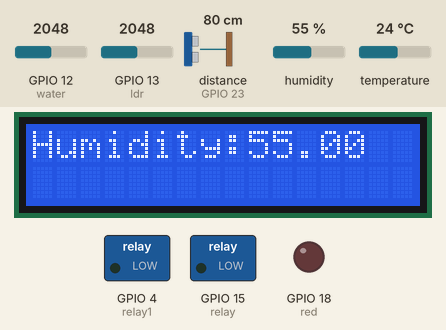
Recording of a sketch running on a simulated ESP32. Parts: 16×2 character LCD, switched loads named in the sketch (green lamp = pin HIGH), output pins drawn as LEDs (lit = HIGH). Wiring (inferred from the names in the program): ultrasonic range finder: trigger GPIO 22; echo GPIO 23. Inputs (shaded band) come from the test bench; at power-on: distance to the obstacle (sensor on GPIO 23) 80 cm, GPIO 13 (ldr) = 2048, GPIO 12 (water) = 2048, humidity 55 %, temperature 24 °C. The echo pulse lasts 58.3 µs per cm; pins used as bus, display or sensor lines are not drawn; what the sketch prints to the serial monitor is not drawn.

Above: at 4.2 s.
4.3 s: distance to the obstacle (sensor on GPIO 23) set to 17 cm
At 11.9 s:
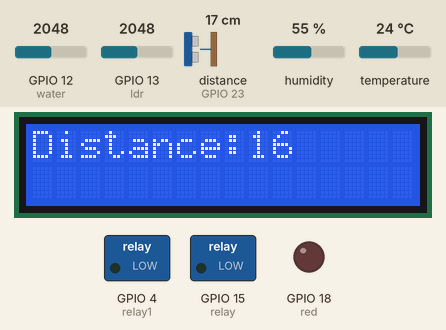
12.6 s: distance to the obstacle (sensor on GPIO 23) set to 14 cm
At 21.5 s:
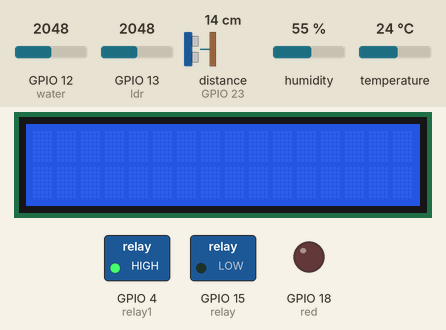
24.2 s: GPIO 13 (ldr) set to 2944
At 30.9 s:
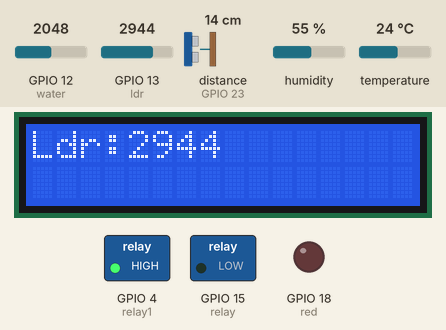
33.2 s: GPIO 13 (ldr) set to 3074
At 43.3 s:
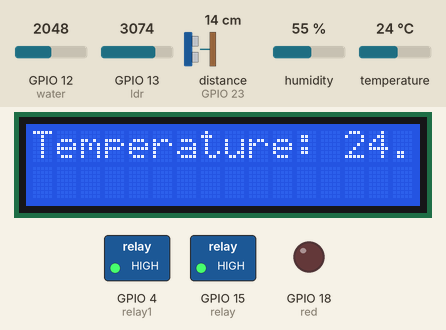
44.8 s: GPIO 12 (water) set to 3459
At 52.7 s:
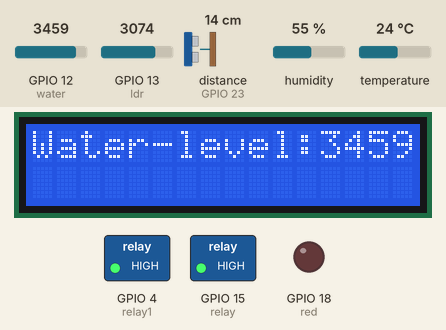
54.4 s: GPIO 12 (water) set to 3560
At 63.8 s:
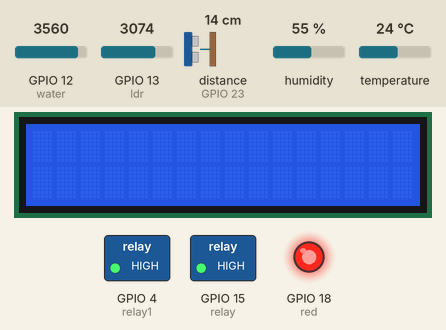
Timing chart, 0 to 65.3 s (numbered marks = the images above; inputs shaded):
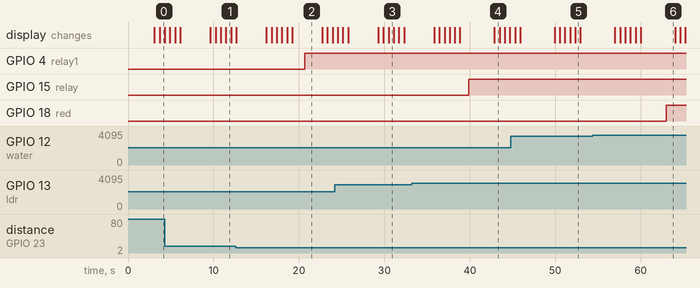

The sketch:

Multiple_Sensor_interfacing_with_esp-32.ino
```cpp
#include<LiquidCrystal.h>
#include<DHT.h>
#define DHT_TYPE DHT11
#define DHT_PIN 25
DHT dht(DHT_PIN,DHT_TYPE);

int relay=15;
int ldr=13;
int relay1=4;

int trig=22;
int echo=23;
long duration;
int distance;

int red=18;
int water=12;

LiquidCrystal lcd(5,14,27,26,19,21);
void setup() {
  pinMode(trig,OUTPUT);
  pinMode(echo,INPUT);
  pinMode(relay, OUTPUT);
  pinMode(relay1,OUTPUT);
  pinMode(red,OUTPUT);
  Serial.begin(9600);
  lcd.begin(16,2);
  project_name();
  dht.begin();
}

void loop() {
  float temp=dht.readTemperature();
  float hum=dht.readHumidity();
  digitalWrite(trig,LOW);
  delayMicroseconds(2);
  digitalWrite(trig,HIGH);
  delayMicroseconds(10);
  digitalWrite(trig,LOW);
  duration=pulseIn(echo,HIGH);
  distance=duration * 0.034/2;
  int value=analogRead(ldr);
  int val=analogRead(water);
  lcd.clear();

  Serial.print("Temperature:");
  Serial.println(temp);
  lcd.setCursor(0,0);
  lcd.print("Temperature:");
  lcd.setCursor(13,0);
  lcd.print(temp);
  delay(600);
  lcd.clear();
  Serial.print("Humidity:");
  Serial.println(hum);
  lcd.setCursor(0,0);
  lcd.print("Humidity:");
  lcd.setCursor(9,0);
  lcd.print(hum);
  delay(600);
  lcd.clear();
  Serial.print("Ldr:");
  Serial.println(value);
  lcd.setCursor(0,0);
  lcd.print("Ldr:");
  lcd.setCursor(4,0);
  lcd.print(value);
  delay(600);
  lcd.clear();
  Serial.print("distance:");
  Serial.print(distance);
  Serial.println("cm");
  lcd.setCursor(0,0);
  lcd.print("Distance:");
  lcd.setCursor(9,0);
  lcd.print(distance);
  delay(600);
  lcd.clear();
  Serial.print("Water-level:");
  Serial.println(val);
  lcd.setCursor(0,0);
  lcd.print("Water-level:");
  lcd.setCursor(12,0);
  lcd.print(val);
  delay(600);
  lcd.clear();
  delay(1000);


  if(value>3000)
  {
  digitalWrite(relay, HIGH);
  delay(1000);
  }
  else
  {
  digitalWrite(relay, LOW);
  delay(500);
  }

  if(distance<15)
  {
  digitalWrite(relay1, HIGH);
  delay(1000);
  }
  else
  {
  digitalWrite(relay1, LOW);
  delay(1000);
  }
  if(val>3500)
  {
  digitalWrite(red, HIGH);
  delay(1000);
  }
  else
  {
  digitalWrite(red, LOW);
  delay(1000);
  }

}
void project_name()
{
  lcd.setCursor(0,0);
  lcd.print("Multiple Sensor");
  lcd.setCursor(2,1);
  lcd.print("Interfacing");
  delay(3000);
}
```

Measured:
- the behaviour switches between 16 and 15 cm on distance to the obstacle (sensor on GPIO 23) (found by bisection; images 1 and 2)
- the behaviour switches between 3000 and 3001 on GPIO 13 (ldr) (found by bisection; images 3 and 4)
- the behaviour switches between 3500 and 3501 on GPIO 12 (water) (found by bisection; images 5 and 6)
- after the input at 12.6 s, GPIO 4 (relay1): LOW → HIGH after 8.1 s
- after the input at 33.2 s, GPIO 15 (relay): LOW → HIGH after 6.7 s
- after the input at 54.4 s, GPIO 18 (red): LOW → HIGH after 8.6 s
- what the display in image 1 shows lasts 0.6 s, from 11.5 s to 12.1 s
